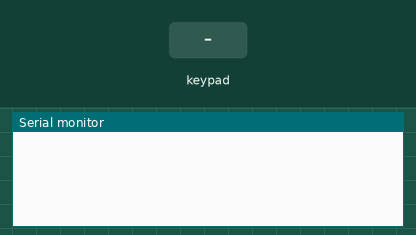
Simulated run of this sketch. Board: Arduino Uno, built with avr-gcc and run on an emulated ATmega328P. On the bench: the last lines printed to the serial monitor. The test bench sets the inputs (shaded band).

Above: at 1.2 s.
1.3 s: key '1' pressed
At 2.0 s:
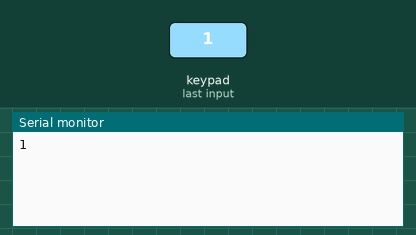
2.8 s: keypad keys 1 2 1 1 1 0 9 # pressed 0.4 s apart
At 7.0 s:
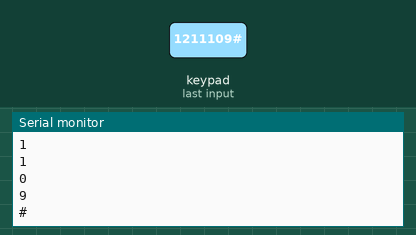
7.5 s: key 'A' pressed
At 8.7 s:
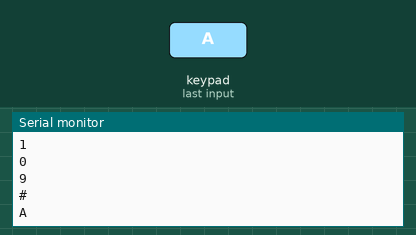
9.0 s: keypad keys 1 2 1 1 1 0 9 * pressed 0.4 s apart
At 12.7 s:
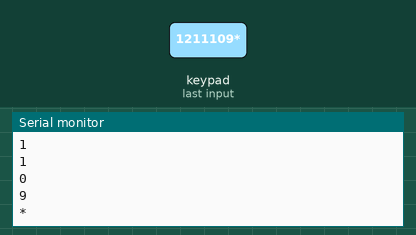
13.7 s: key 'B' pressed
At 14.4 s:
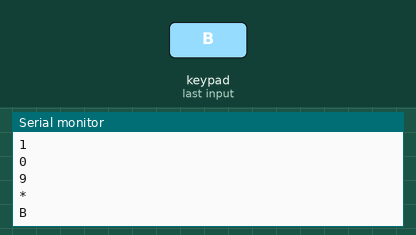
15.2 s: keypad keys 1 2 1 1 1 0 9 D pressed 0.4 s apart
At 19.5 s:
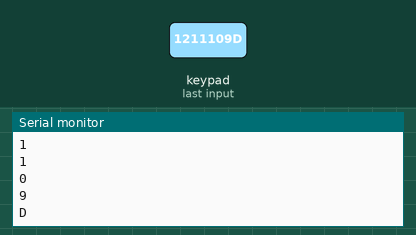
Timing chart, 0 to 20.9 s (numbered marks = the images above; inputs shaded):
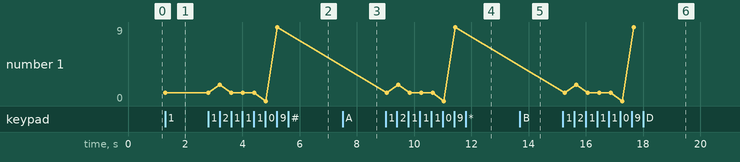

The sketch:

32IV_5_Keyboard_sample.ino
```cpp
#include <Keypad.h>
const byte rowsNum=4;
const byte colsNum=4;

char keys[rowsNum][colsNum]={
  {'1','2','3','A'},
  {'4','5','6','B'},
  {'7','8','9','C'},
  {'*','0','#','D'},
};

byte rowPins[rowsNum]={12,11,10,9};
byte colPins[colsNum]={7,6,5,4};

Keypad k=Keypad(makeKeymap(keys),rowPins,colPins,rowsNum,colsNum);

void setup()
{
  Serial.begin(9600);
}

void loop()
{
  char key=k.getKey();
  if (key!=NO_KEY) {
    Serial.println(key);
  }
  delay(100);
}
```

Measured:
- after the input at 1.3 s, the serial monitor: prints a new line at once (image 1)
- after the input at 2.8 s, the serial monitor: prints a new line after 0.41 s (image 2)
- after the input at 7.5 s, the serial monitor: prints a new line at once (image 3)
- after the input at 9.0 s, the serial monitor: prints a new line at once (image 4)
- after the input at 13.7 s, the serial monitor: prints a new line after 0.05 s (image 5)
- after the input at 15.2 s, the serial monitor: prints a new line after 0.06 s (image 6)
- plotted number 1: 1 → 9 after the input at 2.8 s
